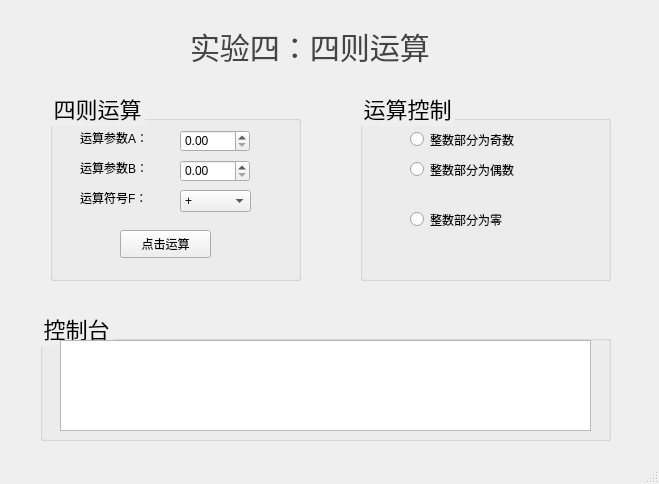
<?xml version="1.0" encoding="UTF-8"?>
<ui version="4.0">
 <class>MainWindow</class>
 <widget class="QMainWindow" name="MainWindow">
  <property name="geometry">
   <rect>
    <x>0</x>
    <y>0</y>
    <width>659</width>
    <height>484</height>
   </rect>
  </property>
  <property name="windowTitle">
   <string>MainWindow</string>
  </property>
  <property name="styleSheet">
   <string notr="true">QGroupBox{
	font: 22px;
}</string>
  </property>
  <widget class="QWidget" name="centralwidget">
   <widget class="QLabel" name="label">
    <property name="geometry">
     <rect>
      <x>190</x>
      <y>20</y>
      <width>251</width>
      <height>51</height>
     </rect>
    </property>
    <property name="styleSheet">
     <string notr="true">QLabel{
	font:30px;
	color:#444444;
}</string>
    </property>
    <property name="text">
     <string>实验四：四则运算</string>
    </property>
   </widget>
   <widget class="QGroupBox" name="groupBox">
    <property name="geometry">
     <rect>
      <x>50</x>
      <y>90</y>
      <width>251</width>
      <height>191</height>
     </rect>
    </property>
    <property name="title">
     <string>四则运算</string>
    </property>
    <widget class="QDoubleSpinBox" name="data_A">
     <property name="geometry">
      <rect>
       <x>130</x>
       <y>40</y>
       <width>70</width>
       <height>22</height>
      </rect>
     </property>
    </widget>
    <widget class="QLabel" name="label_2">
     <property name="geometry">
      <rect>
       <x>30</x>
       <y>40</y>
       <width>81</width>
       <height>16</height>
      </rect>
     </property>
     <property name="text">
      <string>运算参数A：</string>
     </property>
    </widget>
    <widget class="QLabel" name="label_3">
     <property name="geometry">
      <rect>
       <x>30</x>
       <y>70</y>
       <width>81</width>
       <height>16</height>
      </rect>
     </property>
     <property name="text">
      <string>运算参数B：</string>
     </property>
    </widget>
    <widget class="QDoubleSpinBox" name="data_B">
     <property name="geometry">
      <rect>
       <x>130</x>
       <y>70</y>
       <width>70</width>
       <height>22</height>
      </rect>
     </property>
    </widget>
    <widget class="QLabel" name="label_4">
     <property name="geometry">
      <rect>
       <x>30</x>
       <y>100</y>
       <width>81</width>
       <height>16</height>
      </rect>
     </property>
     <property name="text">
      <string>运算符号F：</string>
     </property>
    </widget>
    <widget class="QPushButton" name="to_operate">
     <property name="geometry">
      <rect>
       <x>70</x>
       <y>140</y>
       <width>91</width>
       <height>28</height>
      </rect>
     </property>
     <property name="text">
      <string>点击运算</string>
     </property>
    </widget>
    <widget class="QComboBox" name="data_F">
     <property name="geometry">
      <rect>
       <x>130</x>
       <y>100</y>
       <width>71</width>
       <height>22</height>
      </rect>
     </property>
     <item>
      <property name="text">
       <string>+</string>
      </property>
     </item>
     <item>
      <property name="text">
       <string>-</string>
      </property>
     </item>
     <item>
      <property name="text">
       <string>*</string>
      </property>
     </item>
     <item>
      <property name="text">
       <string>/</string>
      </property>
     </item>
    </widget>
   </widget>
   <widget class="QGroupBox" name="groupBox_2">
    <property name="geometry">
     <rect>
      <x>360</x>
      <y>90</y>
      <width>251</width>
      <height>191</height>
     </rect>
    </property>
    <property name="title">
     <string>运算控制</string>
    </property>
    <widget class="QRadioButton" name="radio_zero">
     <property name="geometry">
      <rect>
       <x>50</x>
       <y>120</y>
       <width>131</width>
       <height>19</height>
      </rect>
     </property>
     <property name="text">
      <string>整数部分为零</string>
     </property>
     <attribute name="buttonGroup">
      <string notr="true">radio_group</string>
     </attribute>
    </widget>
    <widget class="QRadioButton" name="radio_odd">
     <property name="geometry">
      <rect>
       <x>50</x>
       <y>40</y>
       <width>131</width>
       <height>19</height>
      </rect>
     </property>
     <property name="text">
      <string>整数部分为奇数</string>
     </property>
     <attribute name="buttonGroup">
      <string notr="true">radio_group</string>
     </attribute>
    </widget>
    <widget class="QRadioButton" name="radio_even">
     <property name="geometry">
      <rect>
       <x>50</x>
       <y>70</y>
       <width>141</width>
       <height>19</height>
      </rect>
     </property>
     <property name="text">
      <string>整数部分为偶数</string>
     </property>
     <attribute name="buttonGroup">
      <string notr="true">radio_group</string>
     </attribute>
    </widget>
   </widget>
   <widget class="QGroupBox" name="groupBox_3">
    <property name="geometry">
     <rect>
      <x>40</x>
      <y>310</y>
      <width>571</width>
      <height>131</height>
     </rect>
    </property>
    <property name="title">
     <string>控制台</string>
    </property>
    <widget class="QTextBrowser" name="res_console">
     <property name="geometry">
      <rect>
       <x>20</x>
       <y>30</y>
       <width>531</width>
       <height>91</height>
      </rect>
     </property>
    </widget>
   </widget>
  </widget>
  <widget class="QStatusBar" name="statusbar"/>
 </widget>
 <resources/>
 <connections/>
 <buttongroups>
  <buttongroup name="radio_group"/>
 </buttongroups>
</ui>
